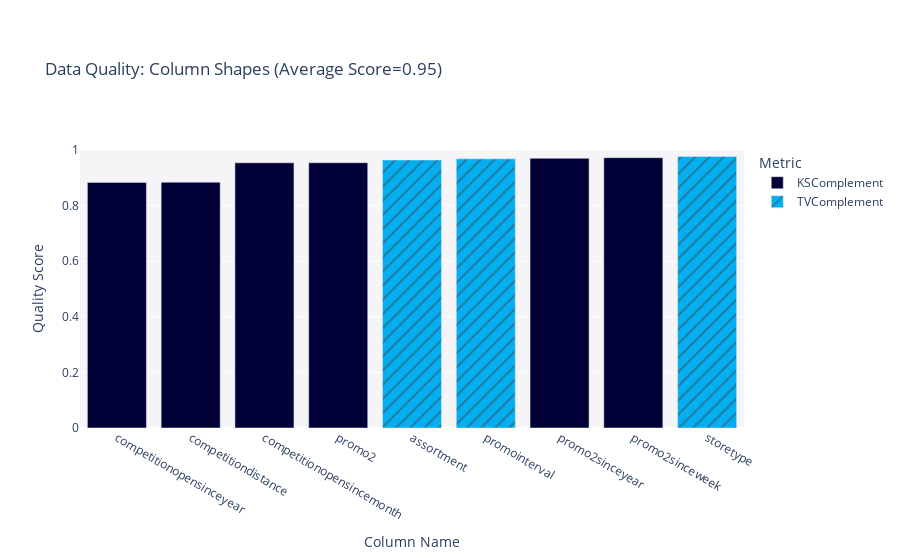

Notebook cell for this chart:
### Code cell
fig = report.get_visualization(
    property_name='Column Shapes',
    table_name='store')

fig.show()

### Figure 1 — Plotly figure (JSON) as saved in the notebook; plotly's stock layout.template omitted (floating-point values rounded to 4 significant figures)
{"data": [{"alignmentgroup": "True", "customdata": [["KSComplement"], ["KSComplement"], ["KSComplement"], ["KSComplement"], ["KSComplement"], ["KSComplement"]], "hovertemplate": "<b>%{hovertext}</b><br><br>Metric=%{customdata[0]}<br>Quality Score=%{y}<extra></extra>", "hovertext": ["competitiondistance", "competitionopensincemonth", "competitionopensinceyear", "promo2", "promo2sinceweek", "promo2sinceyear"], "legendgroup": "KSComplement", "marker": {"color": "#000036", "pattern": {"shape": ""}}, "name": "KSComplement", "offsetgroup": "KSComplement", "orientation": "v", "showlegend": true, "textposition": "auto", "type": "bar", "x": ["competitiondistance", "competitionopensincemonth", "competitionopensinceyear", "promo2", "promo2sinceweek", "promo2sinceyear"], "xaxis": "x", "y": [0.8842, 0.9538, 0.8834, 0.9543, 0.9722, 0.9702], "yaxis": "y"}, {"alignmentgroup": "True", "customdata": [["TVComplement"], ["TVComplement"], ["TVComplement"]], "hovertemplate": "<b>%{hovertext}</b><br><br>Metric=%{customdata[0]}<br>Quality Score=%{y}<extra></extra>", "hovertext": ["storetype", "assortment", "promointerval"], "legendgroup": "TVComplement", "marker": {"color": "#03AFF1", "pattern": {"shape": "/"}}, "name": "TVComplement", "offsetgroup": "TVComplement", "orientation": "v", "showlegend": true, "textposition": "auto", "type": "bar", "x": ["storetype", "assortment", "promointerval"], "xaxis": "x", "y": [0.9767, 0.9641, 0.9682], "yaxis": "y"}], "layout": {"barmode": "relative", "legend": {"title": {"text": "Metric"}, "tracegroupgap": 0}, "margin": {"t": 150}, "plot_bgcolor": "#F5F5F8", "title": {"text": "Data Quality: Column Shapes (Average Score=0.95)"}, "xaxis": {"anchor": "y", "categoryorder": "total ascending", "domain": [0, 1], "title": {"text": "Column Name"}}, "yaxis": {"anchor": "x", "domain": [0, 1], "range": [0, 1], "title": {"text": "Quality Score"}}}}
